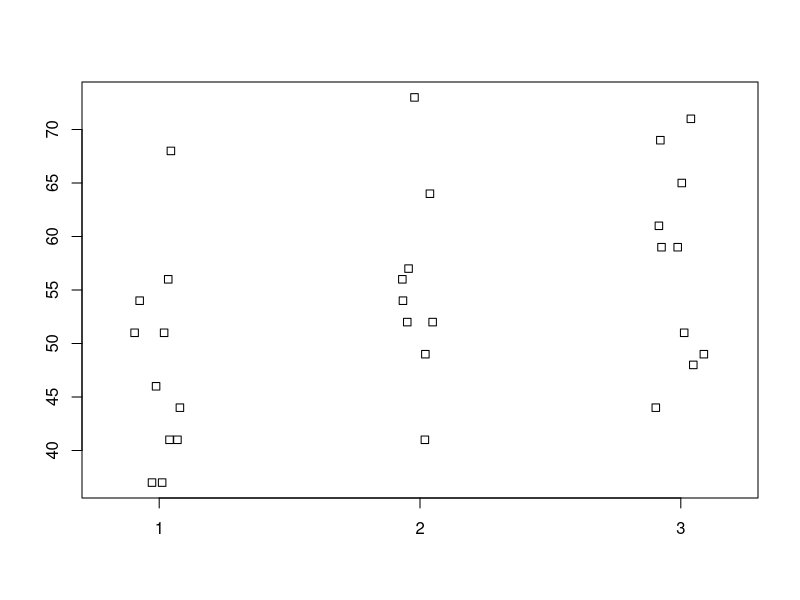
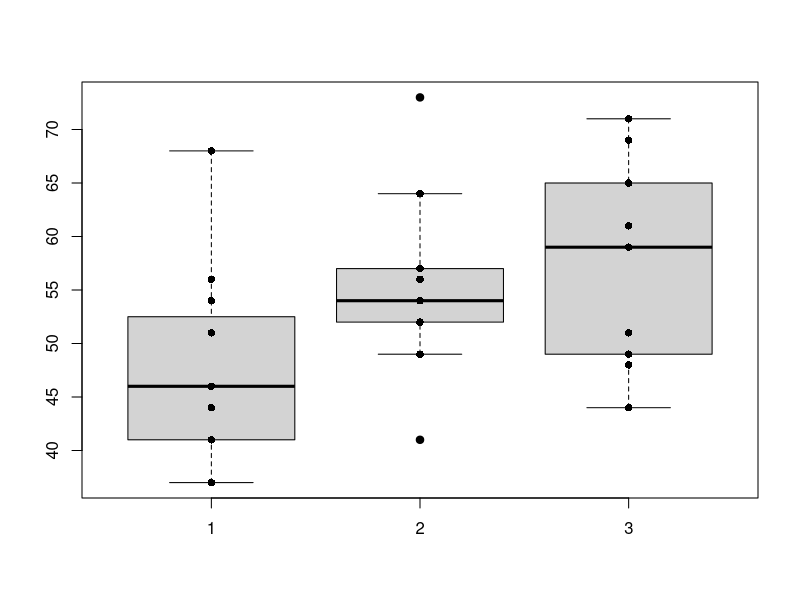

Write the R code that produced these figures, in order.
# Input data
c1=c(41,46,54,51,68,37,44,51,37,56,41)
c2=c(52,52,54,73,56,64,49,57,41)
c3=c(48,59,69,71,49,65,61,44,51,59)

# Summarize
print(summary(c1))
print(summary(c2))
print(summary(c3))

# Graphing
# Scatter Dot plot
stripchart(list(c1,c2,c3),vertical=TRUE,method = "jitter") # vertical=TRUE,jitter-ed points
# Box plot
boxplot(c1,c2,c3)
# Additional Dot plot (add=TRUE)
stripchart(list(c1,c2,c3),vertical = TRUE,pch=16,add=TRUE)

# Bartlett
print(bartlett.test(list(c1,c2,c3)))

# Additional of Variation Analysis using aov()
a=c(c1,c2,c3)
b=c(rep('1',11),rep('2',9),rep('3',10))  # Replicate the value by rep()
c=factor(b)
df=data.frame(a,c)

an1=aov(a~c,df)

# Additional of Variation Analysis using oneway.test()
oneway.test(a~c,var.equal = TRUE) # using single F test
